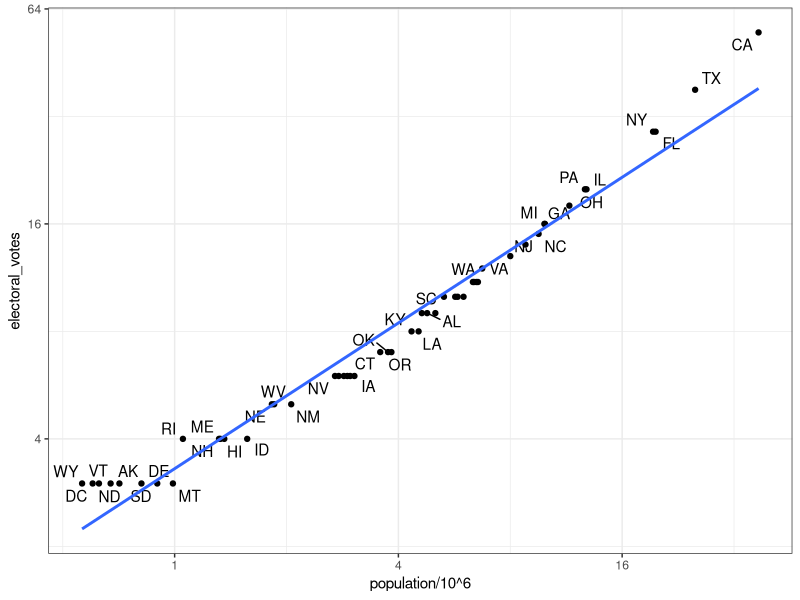

The R script that drew this image:
# import US murders data
library(tidyverse)
library(ggrepel)
library(dslabs)
ds_theme_set()
data(murders)
head(murders)

# import US election results data
data(polls_us_election_2016)
head(results_us_election_2016)
identical(results_us_election_2016$state, murders$state)

# join the murders table and US election results table
tab <- left_join(murders, results_us_election_2016, by = "state")
head(tab)

# plot electoral votes versus population
tab %>% ggplot(aes(population/10^6, electoral_votes, label = abb)) +
  geom_point() +
  geom_text_repel() + 
  scale_x_continuous(trans = "log2") +
  scale_y_continuous(trans = "log2") +
  geom_smooth(method = "lm", se = FALSE)

# make two smaller tables to demonstrate joins
tab1 <- slice(murders, 1:6) %>% select(state, population)
tab1
tab2 <- slice(results_us_election_2016, c(1:3, 5, 7:8)) %>% select(state, electoral_votes)
tab2

# experiment with different joins
left_join(tab1, tab2)
tab1 %>% left_join(tab2)
tab1 %>% right_join(tab2)
inner_join(tab1, tab2)
semi_join(tab1, tab2)
anti_join(tab1, tab2)

# binding examples
bind_cols(a = 1:3, b = 4:6)

tab1 <- tab[, 1:3]
tab2 <- tab[, 4:6]
tab3 <- tab[, 7:9]
new_tab <- bind_cols(tab1, tab2, tab3)
head(new_tab)

tab1 <- tab[1:2,]
tab2 <- tab[3:4,]
bind_rows(tab1, tab2)
